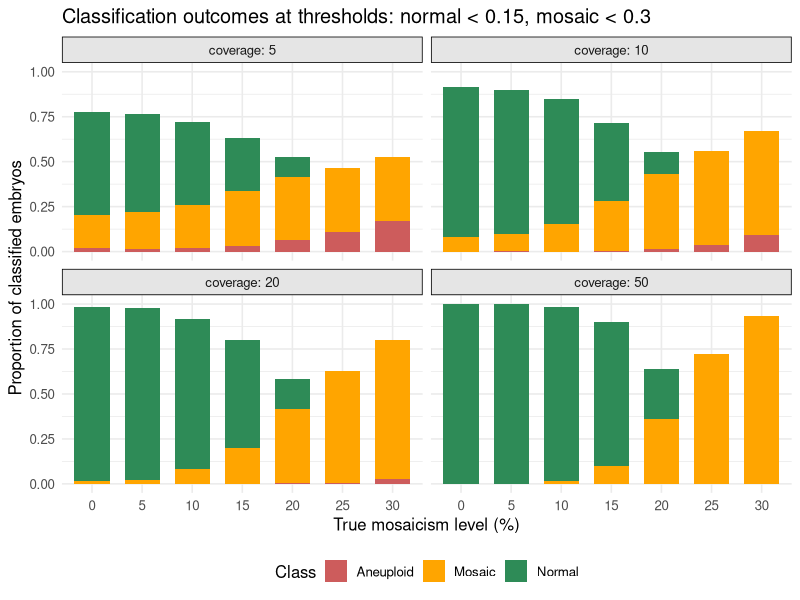
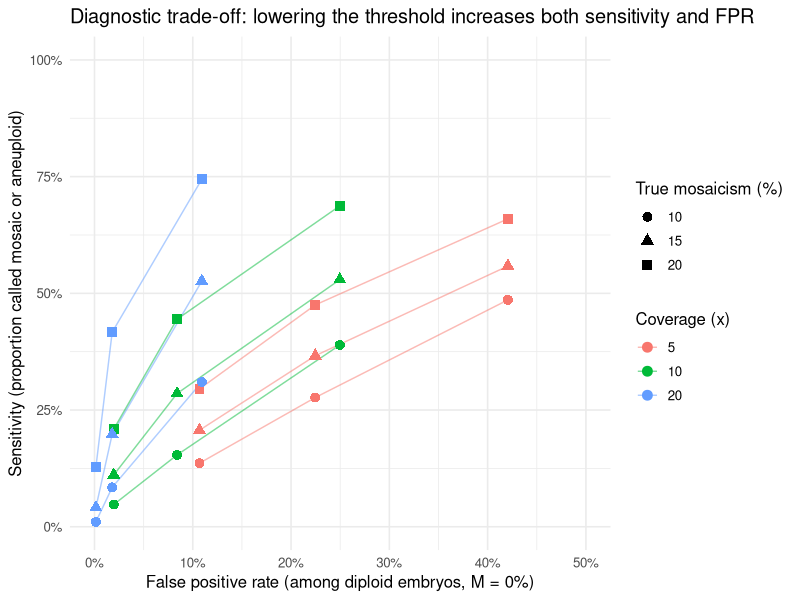
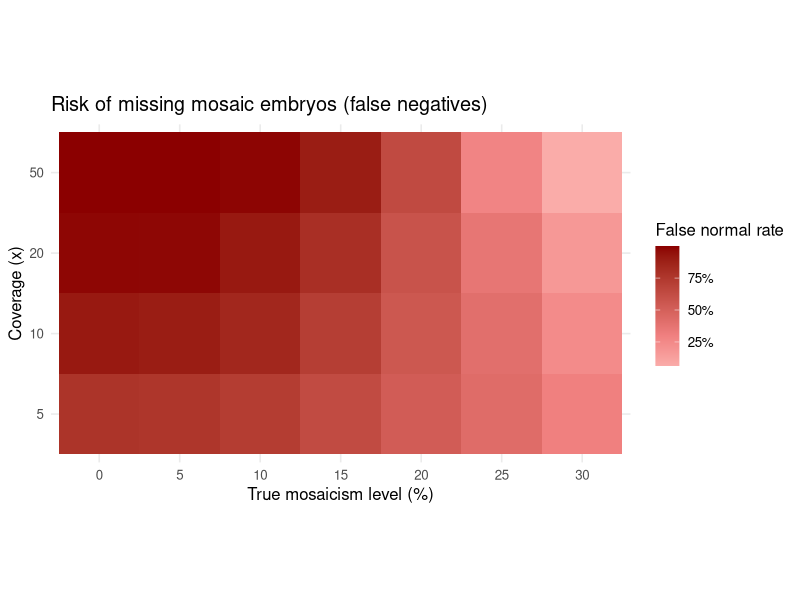

Source code (R) for these figures, in order:
# ============================================================
# Borderline CNVs in PGT-A: A Simulation Study
# Royal Society Open Science
# 
# This script simulates the effect of current threshold-based
# classification on mosaic CNV detection in preimplantation
# genetic testing.
# 
# Author: Anere Cye
# Reproducible at: https://github.com/anerecye/rsos-cnv-simulation
# ============================================================

# 1. Setup -----------------------------------------------------------------

library(tidyverse)
library(patchwork)
library(scales)

# Create output directories
dir.create("figures", showWarnings = FALSE)
dir.create("results", showWarnings = FALSE)

set.seed(2025)

# 2. Simulation function ---------------------------------------------------

#' Simulate observed log2 ratio for a single embryo
#'
#' @param true_mosaicism Fraction of cells carrying the CNV (0 to 1)
#' @param cnv_type Either "dup" (duplication) or "del" (deletion)
#' @param coverage Mean sequencing coverage (e.g., 10x)
#' @param noise_sd_base Baseline standard deviation at 10x coverage
#' @param pcr_duplicates Multiplier for PCR-induced noise
#' @return Observed log2 ratio after adding technical noise

simulate_cnv <- function(true_mosaicism, cnv_type = "dup",
                         coverage = 10, noise_sd_base = 0.05,
                         pcr_duplicates = 1.2) {
  
  # True copy ratio (CR) relative to diploid control
  # For duplication (+1 copy): CR = (M*3 + (1-M)*2)/2 = 1 + M/2
  # For deletion (-1 copy):  CR = (M*1 + (1-M)*2)/2 = 1 - M/2
  
  if (cnv_type == "dup") {
    true_cr <- 1 + true_mosaicism / 2
  } else if (cnv_type == "del") {
    true_cr <- 1 - true_mosaicism / 2
  } else {
    stop("cnv_type must be 'dup' or 'del'")
  }
  
  # Noise inversely proportional to sqrt(coverage)
  effective_noise_sd <- noise_sd_base * pcr_duplicates / sqrt(coverage / 10)
  
  # Add Gaussian noise
  observed_cr <- true_cr + rnorm(1, mean = 0, sd = effective_noise_sd)
  
  # Log2 transformation for threshold application
  log2_ratio <- log2(observed_cr)
  
  return(log2_ratio)
}

# 3. Experimental design ---------------------------------------------------

# True mosaicism levels (0% to 30%)
mosaicism_levels <- c(0, 0.05, 0.10, 0.15, 0.20, 0.25, 0.30)

# Sequencing coverages (low to high, realistic for PGT-A)
coverages <- c(5, 10, 20, 50)

# CNV type (focus on duplications; deletions symmetric)
cnv_types <- c("dup")

# Classification thresholds (lower and upper bounds)
low_thresholds <- c(0.10, 0.15, 0.20)
high_thresholds <- c(0.30, 0.40)

# Number of replicates per parameter combination
n_replicates <- 5000

# 4. Run simulation --------------------------------------------------------

# Create all combinations
simulation_grid <- expand_grid(
  mosaicism = mosaicism_levels,
  coverage = coverages,
  rep = 1:n_replicates,
  cnv_type = cnv_types
)

# Apply simulation to each row
sim_results <- simulation_grid %>%
  rowwise() %>%
  mutate(
    log2r = simulate_cnv(
      true_mosaicism = mosaicism,
      cnv_type = cnv_type,
      coverage = coverage
    )
  ) %>%
  ungroup()

# Save raw results (optional, can be large ~2GB)
write_csv(sim_results, "results/simulated_log2ratios.csv")

# 5. Apply classification thresholds ---------------------------------------

# Create all threshold combinations
threshold_pairs <- expand_grid(
  low = low_thresholds,
  high = high_thresholds
) %>%
  filter(low < high)

# Classify function
classify_embryo <- function(log2r, low_thr, high_thr) {
  case_when(
    abs(log2r) < low_thr   ~ "normal",
    abs(log2r) < high_thr  ~ "mosaic",
    TRUE                   ~ "aneuploid"
  )
}

# Apply to all threshold pairs
all_classifications <- bind_rows(lapply(1:nrow(threshold_pairs), function(i) {
  low_thr <- threshold_pairs$low[i]
  high_thr <- threshold_pairs$high[i]
  
  sim_results %>%
    mutate(
      class = classify_embryo(log2r, low_thr, high_thr),
      low_threshold = low_thr,
      high_threshold = high_thr
    )
}))

# 6. Calculate metrics with confidence intervals --------------------------

# Function for Wilson confidence interval
wilson_ci <- function(n_success, n_total, conf_level = 0.95) {
  prop.test(n_success, n_total, conf.level = conf_level)$conf.int
}

# Aggregate proportions for each class
compute_proportions <- function(df, class_label) {
  df %>%
    group_by(coverage, low_threshold, high_threshold, mosaicism) %>%
    summarise(
      n_total = n(),
      n_event = sum(class == class_label),
      proportion = n_event / n_total,
      ci_lower = wilson_ci(n_event, n_total)[1],
      ci_upper = wilson_ci(n_event, n_total)[2],
      .groups = "drop"
    ) %>%
    mutate(class = class_label)
}

prop_normal <- compute_proportions(all_classifications, "normal")
prop_mosaic <- compute_proportions(all_classifications, "mosaic")
prop_aneuploid <- compute_proportions(all_classifications, "aneuploid")

# Combine into wide format
full_metrics <- bind_rows(prop_normal, prop_mosaic, prop_aneuploid) %>%
  pivot_wider(
    id_cols = c(coverage, low_threshold, high_threshold, mosaicism),
    names_from = class,
    values_from = c(proportion, ci_lower, ci_upper),
    names_sep = "_"
  )

# Save full metrics
write_csv(full_metrics, "results/full_classification_metrics.csv")

# 7. Robustness analysis ---------------------------------------------------

# Define critical threshold: more than 50% misclassified as normal
critical_threshold <- 0.50

robustness_check <- full_metrics %>%
  filter(mosaicism %in% c(0.15, 0.20)) %>%
  mutate(
    is_critical = proportion_normal > critical_threshold,
    ci_above_critical = ci_lower_normal > critical_threshold
  ) %>%
  select(coverage, low_threshold, high_threshold, mosaicism,
         proportion_normal, ci_lower_normal, ci_upper_normal,
         is_critical, ci_above_critical)

# Summary by mosaicism level
robustness_summary <- robustness_check %>%
  group_by(mosaicism) %>%
  summarise(
    n_combinations = n(),
    n_ci_above_critical = sum(ci_above_critical, na.rm = TRUE),
    percent_robust = 100 * n_ci_above_critical / n_combinations,
    .groups = "drop"
  )

# Save robustness results
write_csv(robustness_check, "results/robustness_check.csv")
write_csv(robustness_summary, "results/robustness_summary.csv")

# 8. Figures for publication -----------------------------------------------

# Figure 1: Stacked bar plot for default thresholds (low=0.15, high=0.30)
default_low <- 0.15
default_high <- 0.30

fig1_data <- full_metrics %>%
  filter(low_threshold == default_low, high_threshold == default_high)

p1 <- ggplot(fig1_data, aes(x = factor(mosaicism * 100),
                            y = proportion_normal, fill = "Normal")) +
  geom_col(aes(y = proportion_normal, fill = "Normal"), width = 0.7) +
  geom_col(aes(y = proportion_mosaic, fill = "Mosaic"), width = 0.7,
           position = position_stack(reverse = TRUE)) +
  geom_col(aes(y = proportion_aneuploid, fill = "Aneuploid"), width = 0.7,
           position = position_stack(reverse = TRUE)) +
  facet_wrap(~coverage, labeller = label_both) +
  scale_fill_manual(values = c("Normal" = "#2E8B57",
                               "Mosaic" = "#FFA500",
                               "Aneuploid" = "#CD5C5C")) +
  labs(x = "True mosaicism level (%)",
       y = "Proportion of classified embryos",
       fill = "Class",
       title = paste0("Classification outcomes at thresholds: normal < ", default_low,
                      ", mosaic < ", default_high)) +
  theme_minimal(base_size = 12) +
  theme(legend.position = "bottom",
        strip.background = element_rect(fill = "gray90"))

ggsave("figures/fig1_classification_stacked_bars.png", p1, width = 10, height = 6, dpi = 300)

# Figure 2: Trade-off between sensitivity and false positive rate
trade_off_data <- all_classifications %>%
  filter(high_threshold == 0.30, coverage %in% c(5, 10, 20)) %>%
  group_by(coverage, low_threshold, mosaicism) %>%
  summarise(
    sensitivity = mean(class != "normal"),
    .groups = "drop"
  ) %>%
  left_join(
    all_classifications %>%
      filter(high_threshold == 0.30, coverage %in% c(5, 10, 20), mosaicism == 0) %>%
      group_by(coverage, low_threshold) %>%
      summarise(fpr = mean(class != "normal"), .groups = "drop"),
    by = c("coverage", "low_threshold")
  ) %>%
  filter(mosaicism %in% c(0.10, 0.15, 0.20))

p2 <- ggplot(trade_off_data, aes(x = fpr, y = sensitivity,
                                 color = factor(coverage),
                                 shape = factor(mosaicism * 100))) +
  geom_line(aes(group = interaction(coverage, mosaicism)), alpha = 0.5) +
  geom_point(size = 3) +
  scale_x_continuous(labels = percent_format(), limits = c(0, 0.5)) +
  scale_y_continuous(labels = percent_format(), limits = c(0, 1)) +
  labs(x = "False positive rate (among diploid embryos, M = 0%)",
       y = "Sensitivity (proportion called mosaic or aneuploid)",
       color = "Coverage (x)",
       shape = "True mosaicism (%)",
       title = "Diagnostic trade-off: lowering the threshold increases both sensitivity and FPR") +
  theme_minimal(base_size = 12)

ggsave("figures/fig2_tradeoff_curve.png", p2, width = 8, height = 5, dpi = 300)

# Figure 3: Heatmap of false negatives
fig3_data <- full_metrics %>%
  filter(low_threshold == default_low, high_threshold == default_high) %>%
  mutate(false_normal_rate = proportion_normal)

p3 <- ggplot(fig3_data, aes(x = factor(mosaicism * 100),
                            y = factor(coverage),
                            fill = false_normal_rate)) +
  geom_tile() +
  scale_fill_gradient2(low = "white", mid = "lightcoral", high = "darkred",
                       midpoint = 0.3, labels = percent_format(),
                       name = "False normal rate") +
  labs(x = "True mosaicism level (%)",
       y = "Coverage (x)",
       title = "Risk of missing mosaic embryos (false negatives)") +
  theme_minimal(base_size = 12) +
  coord_fixed()

ggsave("figures/fig3_heatmap_false_negatives.png", p3, width = 6, height = 5, dpi = 300)

# 9. Summary table for manuscript ------------------------------------------

summary_table <- full_metrics %>%
  filter(coverage == 10,
         low_threshold == 0.15,
         high_threshold == 0.30) %>%
  select(mosaicism, proportion_normal, proportion_mosaic, proportion_aneuploid) %>%
  mutate(across(starts_with("proportion"), ~ percent(.x, accuracy = 0.1)))

write_csv(summary_table, "results/table_classification_rates.csv")

# Print to console
cat("\n========================================\n")
cat("SIMULATION COMPLETE\n")
cat("========================================\n")
cat("Output files saved in 'figures/' and 'results/'\n\n")

cat("Robustness summary:\n")
print(robustness_summary)

cat("\n All done. Ready for Royal Society Open Science submission.\n")
